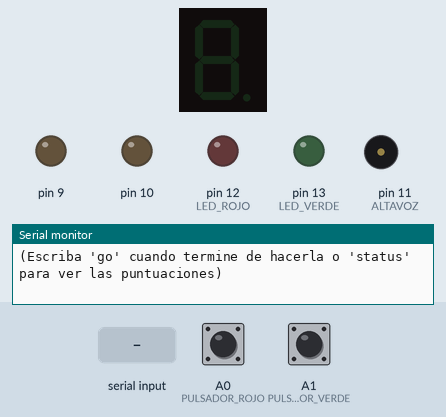
This sketch was run on a simulated Arduino Uno, built with avr-gcc and run on an emulated ATmega328P. Parts: 1-digit seven-segment display, output pins drawn as LEDs (lit = HIGH), buzzer (waves = sounding), the last lines printed to the serial monitor. Wiring (inferred from the names in the program): 1-digit 7-segment display, segments lit when HIGH: segments pin 2, pin 3, pin 4, pin 5, pin 6, pin 7, pin 8. The inputs (shaded band) are chosen by the test bench; at power-on: A0 (PULSADOR_ROJO) LOW, A1 (PULSADOR_VERDE) LOW. The segment pins are drawn as the display they are named for; pins used as bus, display or sensor lines are not drawn.

Above: at 1.2 s.
1.3 s: "status\n" received over Serial
At 1.9 s:
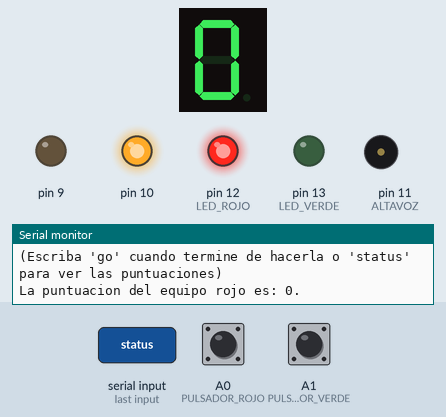
5.8 s: "go\n" received over Serial
At 8.5 s:
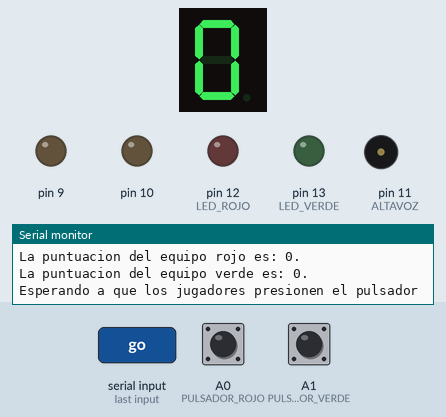
8.8 s: A0 (PULSADOR_ROJO) pulled HIGH for 0.15 s
At 10.0 s:
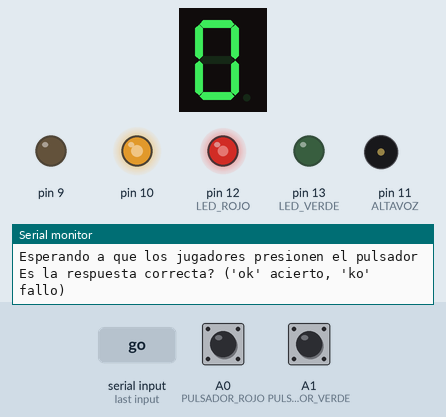
10.4 s: "ok\n" received over Serial
At 11.2 s:
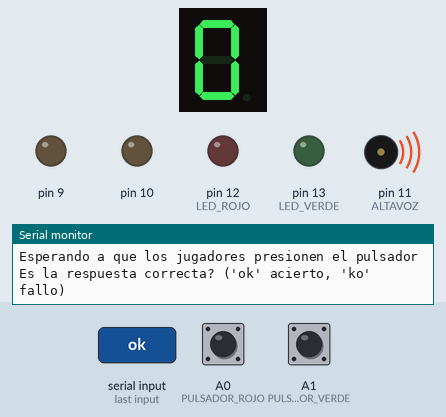
11.9 s: "status\n" received over Serial
At 15.9 s:
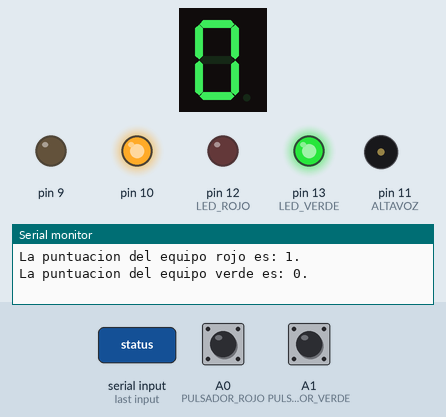
Timing chart, 0 to 18.9 s (numbered marks = the images above; inputs shaded):
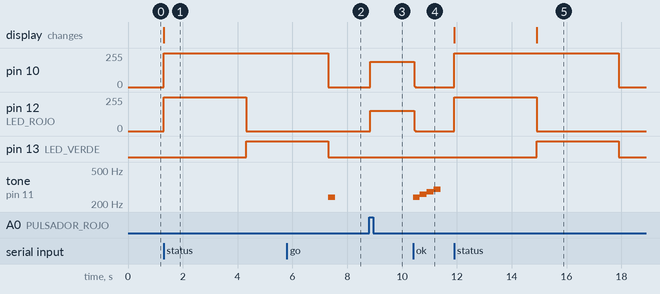

Measured:
- after the input at 1.3 s, pin 10: 0/255 → 255/255 at once; pin 12 (LED_ROJO): 0/255 → 255/255 at once, → 0/255 3.0 s later; pin 13 (LED_VERDE): LOW → HIGH after 3.0 s; the display: changes at once (image 1)
- after the input at 5.8 s, tone on pin 11 (ALTAVOZ): silent → 239 Hz after 1.5 s, → silent 0.25 s later
- after the input at 8.8 s, pin 10: 0/255 → 188/255 at once; pin 12 (LED_ROJO): 0/255 → 151/255 at once
- after the input at 10.4 s, pin 10: 188/255 → 0/255 at once; pin 12 (LED_ROJO): 151/255 → 0/255 at once; tone on pin 11 (ALTAVOZ): plays 239 Hz for 0.25 s, 259 Hz for 0.25 s, 279 Hz for 0.25 s, 299 Hz for 0.25 s, starting at once
- after the input at 11.9 s, pin 10: 0/255 → 255/255 at once, → 0/255 6.0 s later; pin 12 (LED_ROJO): 0/255 → 255/255 at once, → 0/255 3.0 s later; pin 13 (LED_VERDE): LOW → HIGH after 3.0 s, → LOW 3.0 s later; the display: first changes at once (image 5 shows a later state)

The sketch:

Concurso_Televisivo_Parte_IV.ino
```cpp
#define PULSADOR_ROJO A0               // Constante que asigna el pulsador del equipo rojo
#define PULSADOR_VERDE A1              // Constante que asigna el pulsador del equipo verde
#define LED_ROJO 12                    // Constante que asigna el LED rojo a su equipo
#define LED_VERDE 13                   // Constante que asigna el LED verde a su equipo
#define ALTAVOZ 11                     // Constante que asigna el altavoz
#define PITIDO_CORTO 250               // Constante que asigna la duracion de un pitido corto

// Constantes que asignan un segmento del display a un PIN de Arduino
#define SEG_A 2
#define SEG_B 3
#define SEG_C 4
#define SEG_D 5
#define SEG_E 6
#define SEG_F 7
#define SEG_G 8
#define SEG_DP 9


void setup(){
  Serial.begin(9600);
  pinMode(PULSADOR_ROJO, INPUT);                // Establece el pin A0 como ENTRADA
  pinMode(PULSADOR_VERDE, INPUT);               // Establece el pin A1 como ENTRADA
  pinMode(LED_ROJO, OUTPUT);                    // Establece el pin 12 como SALIDA
  pinMode(LED_VERDE, OUTPUT);                   // Establece el pin 13 como SALIDA
  pinMode(ALTAVOZ, OUTPUT);                     // Establece el pin 11 como SALIDA

  for (int i=2; i<11; i++)
    pinMode(i, OUTPUT);                         // Establece los pines como SALIDA para el DISPLAY

}

void loop(){

  // Estados de la puntuacion y el turno
  static byte puntuacion_rojo = 0, puntuacion_verde = 0;
  boolean turno_rojo = 0, turno_verde = 0;
  boolean go = 0, acierto = 0, fallo = 0;
  String mensaje = "";
  char leido = ' ';


  Serial.println(" Los jugadores esperando para contestar a que se realice la pregunta");
  Serial.println( "(Escriba 'go' cuando termine de hacerla o 'status' para ver las puntuaciones)");


  // Mantenemos a la espera hasta que el presentador escriba go
  do{

    // Inicializamos la variable y si hay disponible algun dato entramos.
    leido = ' ';
    if( Serial.available() > 0){

      // Leemos y si no es fin de linea, asignamos al string mensaje.
      leido = Serial.read();
      if( leido != '\n')
        mensaje += leido;

      // Si mensaje es igual a status, mostramos la puntuacion y encendemos los LEDs y DISPLAY
      if( mensaje == "status"){
        Serial.print("La puntuacion del equipo rojo es: ");
        Serial.print( puntuacion_rojo);
        Serial.println( ".");
          digitalWrite( 10, HIGH);
          digitalWrite( LED_ROJO, HIGH);
          imprime_7_segmentos(puntuacion_rojo);
          delay (3000);
          digitalWrite( LED_ROJO, LOW);
        Serial.print("La puntuacion del equipo verde es: ");
        Serial.print( puntuacion_verde);
        Serial.println( ".");
          digitalWrite( LED_VERDE, HIGH);
          imprime_7_segmentos(puntuacion_verde);
          delay (3000);
          digitalWrite( LED_VERDE, LOW);
          digitalWrite( 10, LOW);
          mensaje = "";
      }

      // Si el mensaje es go, cambiamos el estado para poder salir del bucle.
      else if( mensaje == "go"){
        go = 1;
      }

    }
  }while( go == LOW );


  // Inicializamos mensaje.
  mensaje = "";


  // Esperamos a que deje de pulsar y emitimos un tono de confirmacion
  tone( ALTAVOZ, 239, PITIDO_CORTO);
  delay( PITIDO_CORTO);


  // Mantenemos la espera hasta que uno de los dos equipos apriete el boton.
  Serial.println("Esperando a que los jugadores presionen el pulsador");
  while( (digitalRead(PULSADOR_ROJO) == LOW) && (digitalRead(PULSADOR_VERDE) == LOW) ) {}


  // Encendemos el LED del equipo que antes haya pulsado el boton y cambiamos su estado de turno
  if( digitalRead(PULSADOR_ROJO) == HIGH) {
    digitalWrite( LED_ROJO, HIGH);
    turno_rojo = 1;
  }
  else {
    digitalWrite( LED_VERDE, HIGH);
    turno_verde = 1;
  }


  Serial.println("Es la respuesta correcta? ('ok' acierto, 'ko' fallo)");


  // Mantenemos la espera hasta que el presentador de como valido la respuesta, mientras encendemos el
  // LED y la puntuacion del equipo que este esperando para responder
  do{
    if (turno_rojo == 1){
      digitalWrite( 10, HIGH);
      digitalWrite( LED_ROJO, HIGH);
      imprime_7_segmentos(puntuacion_rojo);
      digitalWrite( LED_ROJO, LOW);
      digitalWrite( 10, LOW);
    }else if (turno_verde == 1){
      digitalWrite( 10, HIGH);
      digitalWrite( LED_VERDE, HIGH);
      imprime_7_segmentos(puntuacion_verde);
      digitalWrite( LED_VERDE, LOW);
      digitalWrite( 10, LOW);
    }

    // Inicializamos la variable y si hay disponible algun dato entramos.
    leido = ' ';
    if( Serial.available() > 0){
      leido = Serial.read();
        if( leido != '\n')
          mensaje += leido;

      // Si el mensaje es ok, guardamos el estado acierto, inicializamos el string mensaje
      if( mensaje == "ok"){
        acierto = 1;
        mensaje = "";
      }
      // Si el mensaje es ok, guardamos el estado fallo, inicializamos el string mensaje
      else if( mensaje == "ko"){
        fallo = 1;
        mensaje = "";
      }

    }
  }while( acierto == LOW  && fallo == LOW );


  // Si se ha pulsado el boton de acierto, emitimos una musica de acierto, sino una de fallo, reiniciamos el estado del turno
  if ( acierto == HIGH ){

    tone( ALTAVOZ, 239, PITIDO_CORTO);
    delay( PITIDO_CORTO);
    tone( ALTAVOZ, 259, PITIDO_CORTO);
    delay( PITIDO_CORTO);
    tone( ALTAVOZ, 279, PITIDO_CORTO);
    delay( PITIDO_CORTO);
    tone( ALTAVOZ, 299, PITIDO_CORTO);
    delay( PITIDO_CORTO);

    // Actualizamos las puntuaciones y los estados de turno.
    if (turno_rojo == 1){
      puntuacion_rojo++;
      turno_rojo = 0;
    }else if (turno_verde == 1){
      puntuacion_verde++;
      turno_verde = 0;
    }

  }
  else{

    tone( ALTAVOZ, 239, PITIDO_CORTO*2);
    delay( PITIDO_CORTO*2);
    tone( ALTAVOZ, 219, PITIDO_CORTO*2);
    delay( PITIDO_CORTO*2);
    tone( ALTAVOZ, 199, PITIDO_CORTO*2);
    delay( PITIDO_CORTO*2);
    tone( ALTAVOZ, 179, PITIDO_CORTO*4);
    delay( PITIDO_CORTO*4);

    turno_rojo = 0;
    turno_verde = 0;
  }


  // Apagamos los LEDs de los concursanter
  digitalWrite( LED_ROJO, LOW);
  digitalWrite( LED_VERDE, LOW);

}


// Funcion que indica los numeros del 1 al 9 y las letras de la A hasta la F
void imprime_7_segmentos(int num) {

  switch (num) {

    case 0:
      digitalWrite(SEG_A, HIGH);
      digitalWrite(SEG_B, HIGH);
      digitalWrite(SEG_C, HIGH);
      digitalWrite(SEG_D, HIGH);
      digitalWrite(SEG_E, HIGH);
      digitalWrite(SEG_F, HIGH);
      digitalWrite(SEG_G, LOW);
      break;

    case 1:
      digitalWrite(SEG_A, LOW);
      digitalWrite(SEG_B, HIGH);
      digitalWrite(SEG_C, HIGH);
      digitalWrite(SEG_D, LOW);
      digitalWrite(SEG_E, LOW);
      digitalWrite(SEG_F, LOW);
      digitalWrite(SEG_G, LOW);
      break;

    case 2:
      digitalWrite(SEG_A, HIGH);
      digitalWrite(SEG_B, HIGH);
      digitalWrite(SEG_C, LOW);
      digitalWrite(SEG_D, HIGH);
      digitalWrite(SEG_E, HIGH);
      digitalWrite(SEG_F, LOW);
      digitalWrite(SEG_G, HIGH);
      break;

    case 3:
      digitalWrite(SEG_A, HIGH);
      digitalWrite(SEG_B, HIGH);
      digitalWrite(SEG_C, HIGH);
      digitalWrite(SEG_D, HIGH);
      digitalWrite(SEG_E, LOW);
      digitalWrite(SEG_F, LOW);
      digitalWrite(SEG_G, HIGH);
      break;

    case 4:
      digitalWrite(SEG_A, LOW);
      digitalWrite(SEG_B, HIGH);
      digitalWrite(SEG_C, HIGH);
      digitalWrite(SEG_D, LOW);
      digitalWrite(SEG_E, LOW);
      digitalWrite(SEG_F, HIGH);
      digitalWrite(SEG_G, HIGH);
      break;

    case 5:
      digitalWrite(SEG_A, HIGH);
      digitalWrite(SEG_B, LOW);
      digitalWrite(SEG_C, HIGH);
      digitalWrite(SEG_D, HIGH);
      digitalWrite(SEG_E, LOW);
      digitalWrite(SEG_F, HIGH);
      digitalWrite(SEG_G, HIGH);
      break;

    case 6:
      digitalWrite(SEG_A, HIGH);
      digitalWrite(SEG_B, LOW);
      digitalWrite(SEG_C, HIGH);
      digitalWrite(SEG_D, HIGH);
      digitalWrite(SEG_E, HIGH);
      digitalWrite(SEG_F, HIGH);
      digitalWrite(SEG_G, HIGH);
      break;

    case 7:
      digitalWrite(SEG_A, HIGH);
      digitalWrite(SEG_B, HIGH);
      digitalWrite(SEG_C, HIGH);
      digitalWrite(SEG_D, LOW);
      digitalWrite(SEG_E, LOW);
      digitalWrite(SEG_F, LOW);
      digitalWrite(SEG_G, LOW);
      break;

    case 8:
      digitalWrite(SEG_A, HIGH);
      digitalWrite(SEG_B, HIGH);
      digitalWrite(SEG_C, HIGH);
      digitalWrite(SEG_D, HIGH);
      digitalWrite(SEG_E, HIGH);
      digitalWrite(SEG_F, HIGH);
      digitalWrite(SEG_G, HIGH);
      break;

    case 9:
      digitalWrite(SEG_A, HIGH);
      digitalWrite(SEG_B, HIGH);
      digitalWrite(SEG_C, HIGH);
      digitalWrite(SEG_D, LOW);
      digitalWrite(SEG_E, LOW);
      digitalWrite(SEG_F, HIGH);
      digitalWrite(SEG_G, HIGH);
      break;

    default:
      digitalWrite(SEG_A, LOW);
      digitalWrite(SEG_B, LOW);
      digitalWrite(SEG_C, LOW);
      digitalWrite(SEG_D, LOW);
      digitalWrite(SEG_E, LOW);
      digitalWrite(SEG_F, LOW);
      digitalWrite(SEG_G, LOW);
      break;
    }
}
```
